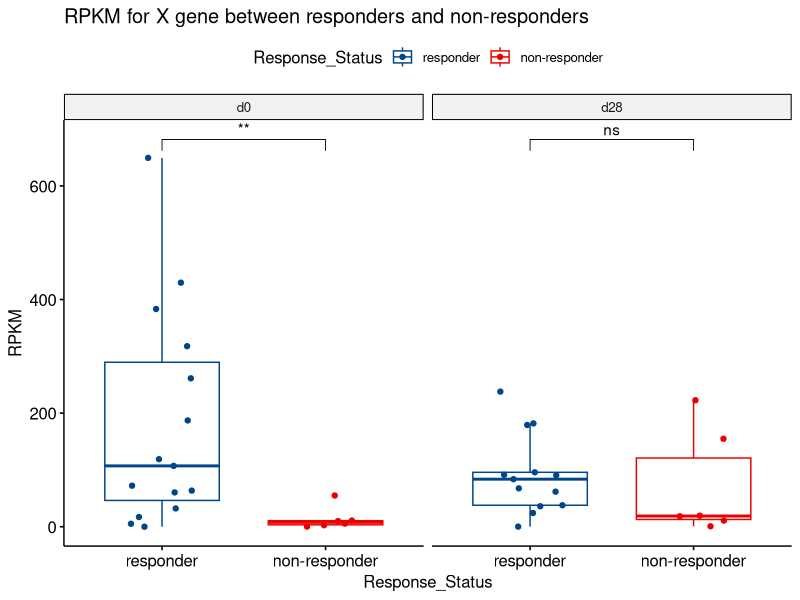
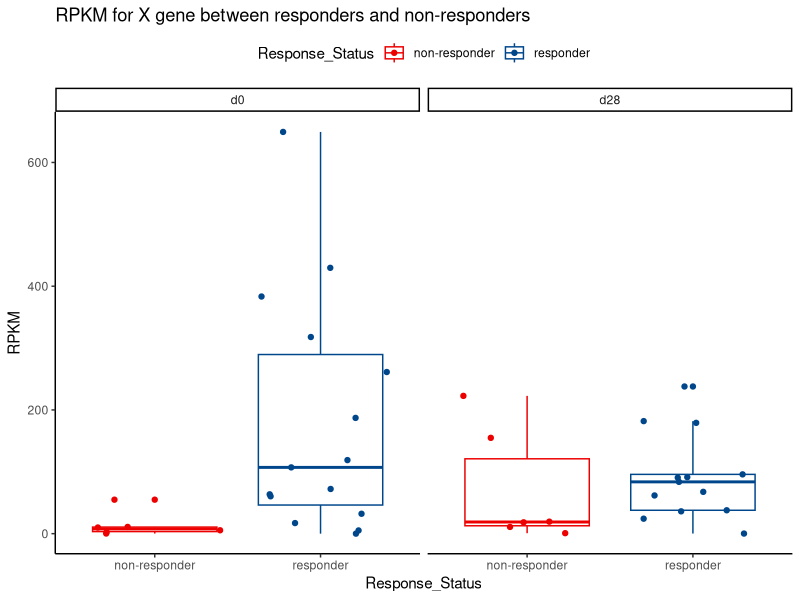

Recreate these plots in R, in order.
## ---- chunk 1
knitr::opts_chunk$set(echo = TRUE, message = F, warning = F)
## ---- chunk 2
library(tidyverse)
library(ggpubr)
## ---- chunk 3
dat <- read_csv('example_quantification_data.csv')

dat %>% 
  head()
## ---- chunk 4
table(dat$Response_Status, dat$Timepoint)
## ---- chunk 5
dat %>% 
  ggboxplot(x = 'Response_Status', y = 'RPKM', 
            color = 'Response_Status', 
            palette = 'lancet', add = 'jitter',
            title = 'RPKM for X gene between responders and non-responders',
            ylab = 'RPKM') +
  facet_wrap(.~Timepoint) +
  stat_compare_means(comparisons = list(c('responder', 'non-responder')),
                    label = "p.signif",
                    method = 'wilcox.test')
## ---- chunk 6
dat %>% 
  ggplot(aes(x = Response_Status, y = RPKM, color = Response_Status)) +
  geom_boxplot() +
  geom_jitter() +
  facet_wrap(.~Timepoint) +
  labs(y = 'RPKM',
       title = 'RPKM for X gene between responders and non-responders') +
  theme_classic() +
  theme(legend.position="top") +
  scale_colour_manual(values = c('#EC0000', '#00468B'))
  
